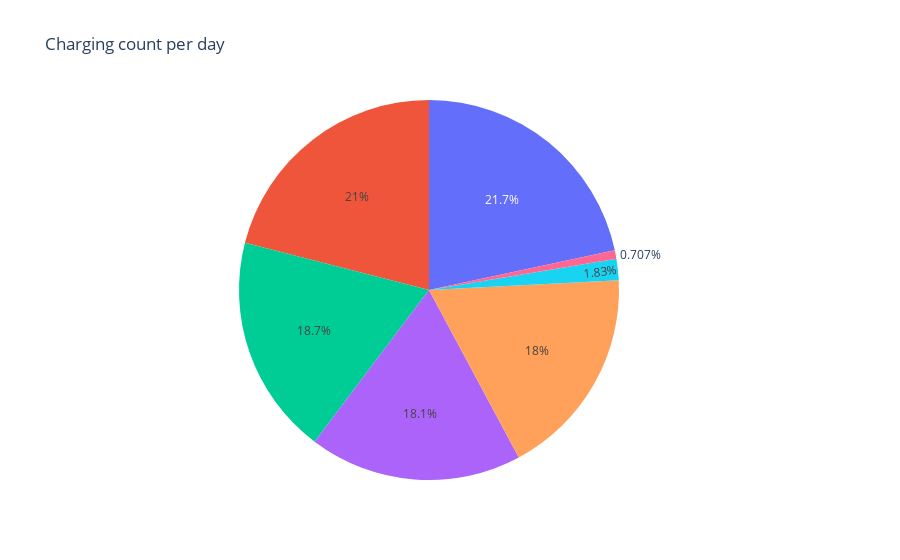

Here is the notebook cell this chart was saved with:
### Code cell
labels = ['Fri','Mon','Sat','Sun','Thu','tue','Wed']
values = [610, 615, 62, 24,735,635,713]

fig = px.pie( values=values, labels=labels, title= "Charging count per day" )
fig.show()

### Figure 1 — Plotly figure (JSON) as saved in the notebook; plotly's stock layout.template omitted (floating-point values rounded to 4 significant figures)
{"data": [{"domain": {"x": [0, 1], "y": [0, 1]}, "hovertemplate": "value=%{value}<extra></extra>", "legendgroup": "", "name": "", "showlegend": false, "type": "pie", "values": [610, 615, 62, 24, 735, 635, 713]}], "layout": {"legend": {"tracegroupgap": 0}, "title": {"text": "Charging count per day"}}}
